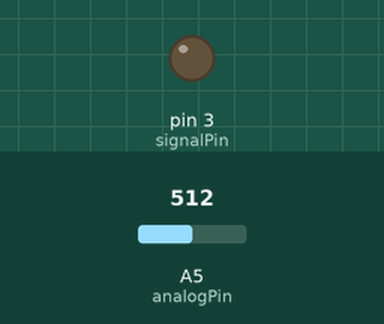
Bench run of a sketch on a simulated Arduino Uno, built with avr-gcc and run on an emulated ATmega328P. Shown: output pins drawn as LEDs (lit = HIGH). Inputs (shaded band) come from the test bench; at power-on: A5 (analogPin) = 512. What the sketch prints to the serial monitor is not drawn.

Above: at 0.05 s.
At 2.0 s:
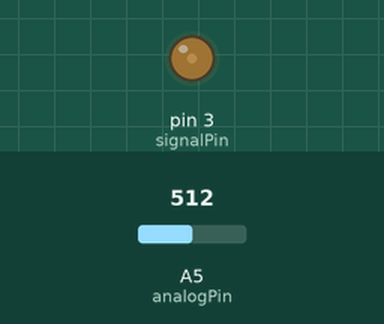
At 4.0 s:
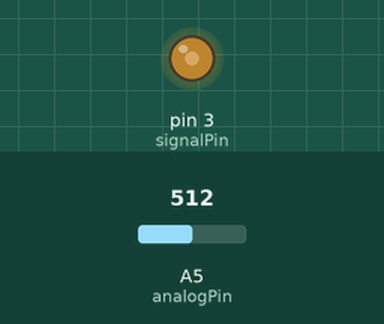
At 8.0 s:
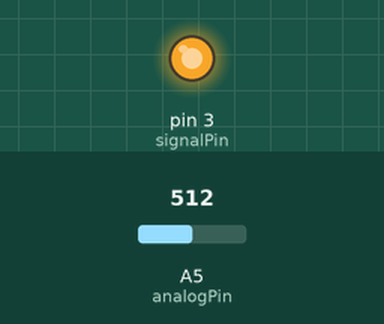
Timing chart, 0 to 10.4 s (numbered marks = the images above):
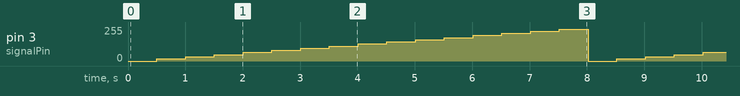

Measured:
- by itself, pin 3 (signalPin): repeats every 8.0 s: 32/255 0.50 s, 48/255 0.50 s, 64/255 0.50 s, 80/255 0.50 s, 96/255 0.50 s, 112/255 0.50 s, 128/255 0.50 s, 144/255 0.50 s, 160/255 0.50 s, 176/255 0.50 s, 192/255 0.50 s, 208/255 0.50 s, 224/255 0.50 s, 240/255 0.50 s, 0/255 0.50 s, 16/255 0.50 s

The sketch:

TestGenerator.ino
```cpp
// Constants
const float MAX_VOLTAGE = 5.0;

// Pin declarations
int signalPin = 3;
int analogPin = A5;

void setup() {
  Serial.begin(9600);

  pinMode(signalPin, OUTPUT);
  analogWrite(signalPin, 0);
}

void loop() {
  for (int i = 0; i < 256; i = i + 16) {
    analogWrite(signalPin, i);
    Serial.print("Supplied value: ");
    Serial.print( (((float) i)/256) * MAX_VOLTAGE);

    delay(500);

    Serial.print(" | Read voltage: ");
    Serial.println( (((float) analogRead(analogPin)) / 1024) * MAX_VOLTAGE);
  }
}
```
